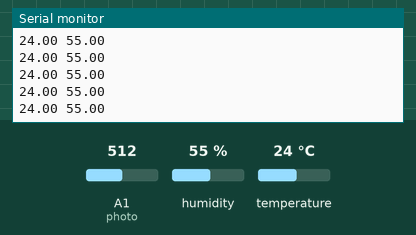
Simulated run of this sketch. Board: Arduino Uno, built with avr-gcc and run on an emulated ATmega328P. Parts: the last lines printed to the serial monitor. Inputs (shaded band) come from the test bench; at power-on: humidity 55 %, temperature 24 °C, A1 (photo) = 512. No radio packets arrive unless stated.

Above: at 1.2 s.
1.3 s: humidity set to 22 %
At 1.55 s:
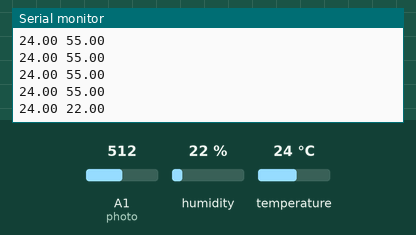
2.8 s: temperature set to 12 °C
At 2.9 s:
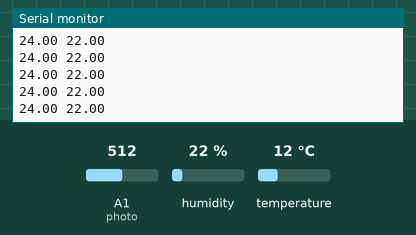
4.3 s: A1 (photo) set to 716
At 8.33 s:
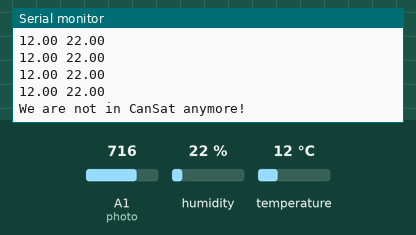
9.6 s: humidity set to 40 %
At 9.68 s:
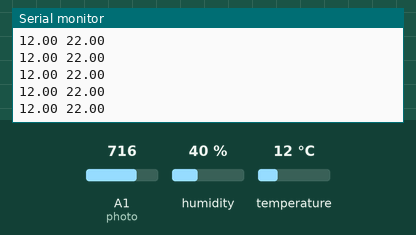
Timing chart, 0 to 12.1 s (numbered marks = the images above; inputs shaded):
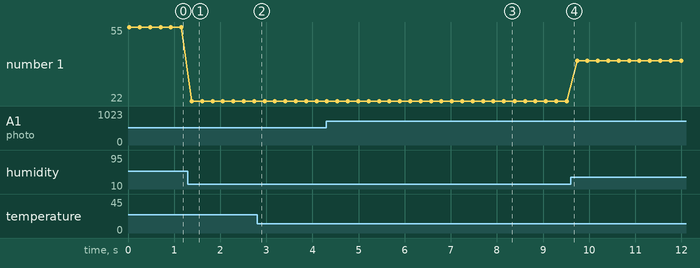

The sketch:

dht_11_nrf_transmit_Photorezist.ino
```cpp
#include <SPI.h>
#include "nRF24L01.h"
#include "RF24.h"
#include "printf.h"
#include <DHT11.h>

#define photo A1

int pin=A5;
DHT11 dht11(pin);

struct PacketBase{
  int id;
  float hum;
  float temp;
} packet;

RF24 radio(9,10);
const uint64_t pipe = 0xE8E8F0F0E1LL;

void setup(void){
 Serial.begin(9600);
 radio.begin();
 printf_begin();
 radio.setPALevel(RF24_PA_LOW);
 radio.printDetails();
 radio.openWritingPipe(pipe);
}


int err;
float temp, humi;
int sec;
int lastTimePhoto;
int lastPhoto;
int deltaPhoto;
int timesPhoto;

void loop(void){
  sec = millis() / 1000;
  packet.id = 1;

  if((err=dht11.read(packet.hum, packet.temp))==0){
      Serial.print(packet.temp);
       Serial.print(' ');
       Serial.println(packet.hum);
  }

  if(sec - lastTimePhoto > 3){
    deltaPhoto = analogRead(photo) - lastPhoto;
    if (deltaPhoto < 0) deltaPhoto *= -1;
    if(deltaPhoto > 100 && lastPhoto != 0 && timesPhoto < 3){
      packet.id = 4;
     /* packet.hum = 48;
      packet.temp = 57;*/
      Serial.println("We are not in CanSat anymore!");
      ++timesPhoto;
      for(int i=0; i<5; ++i){
         radio.powerUp();
         radio.write(&packet, sizeof(packet));
         radio.powerDown();
      }
    }
    lastPhoto = analogRead(photo);
    lastTimePhoto = sec;
  }

  radio.write(&packet, sizeof(packet));

  radio.powerDown();
  delay(200);
  radio.powerUp();


}
```

printf.h
```cpp
// (licence header left out)
/**
 * @file printf.h
 *
 * Setup necessary to direct stdout to the Arduino Serial library, which
 * enables 'printf'
 */

#ifndef __PRINTF_H__
#define __PRINTF_H__

#ifdef ARDUINO

int serial_putc( char c, FILE * )
{
  Serial.write( c );

  return c;
}

void printf_begin(void)
{
  fdevopen( &serial_putc, 0 );
}

#else
#error This example is only for use on Arduino.
#endif // ARDUINO

#endif // __PRINTF_H__
```

Measured:
- after the input at 1.3 s, the serial monitor: prints a new line after 0.08 s (image 1)
- after the input at 4.3 s, the serial monitor: prints a new line after 3.9 s (image 3)
- plotted number 1: 55 → 22 after the input at 1.3 s, 22 → 40 after the input at 9.6 s
